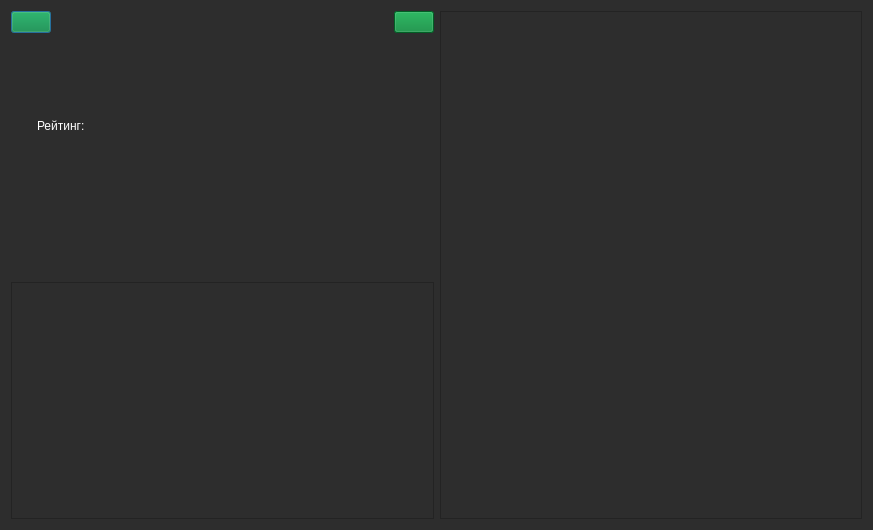
<?xml version="1.0" encoding="UTF-8"?>
<ui version="4.0">
 <class>Dialog</class>
 <widget class="QDialog" name="Dialog">
  <property name="geometry">
   <rect>
    <x>0</x>
    <y>0</y>
    <width>873</width>
    <height>530</height>
   </rect>
  </property>
  <property name="palette">
   <palette>
    <active>
     <colorrole role="WindowText">
      <brush brushstyle="SolidPattern">
       <color alpha="255">
        <red>255</red>
        <green>255</green>
        <blue>255</blue>
       </color>
      </brush>
     </colorrole>
     <colorrole role="Button">
      <brush brushstyle="SolidPattern">
       <color alpha="255">
        <red>45</red>
        <green>45</green>
        <blue>45</blue>
       </color>
      </brush>
     </colorrole>
     <colorrole role="Text">
      <brush brushstyle="SolidPattern">
       <color alpha="255">
        <red>255</red>
        <green>255</green>
        <blue>255</blue>
       </color>
      </brush>
     </colorrole>
     <colorrole role="ButtonText">
      <brush brushstyle="SolidPattern">
       <color alpha="255">
        <red>255</red>
        <green>255</green>
        <blue>255</blue>
       </color>
      </brush>
     </colorrole>
     <colorrole role="Base">
      <brush brushstyle="SolidPattern">
       <color alpha="255">
        <red>45</red>
        <green>45</green>
        <blue>45</blue>
       </color>
      </brush>
     </colorrole>
     <colorrole role="Window">
      <brush brushstyle="SolidPattern">
       <color alpha="255">
        <red>45</red>
        <green>45</green>
        <blue>45</blue>
       </color>
      </brush>
     </colorrole>
     <colorrole role="PlaceholderText">
      <brush brushstyle="SolidPattern">
       <color alpha="255">
        <red>255</red>
        <green>255</green>
        <blue>255</blue>
       </color>
      </brush>
     </colorrole>
    </active>
    <inactive>
     <colorrole role="WindowText">
      <brush brushstyle="SolidPattern">
       <color alpha="255">
        <red>255</red>
        <green>255</green>
        <blue>255</blue>
       </color>
      </brush>
     </colorrole>
     <colorrole role="Button">
      <brush brushstyle="SolidPattern">
       <color alpha="255">
        <red>45</red>
        <green>45</green>
        <blue>45</blue>
       </color>
      </brush>
     </colorrole>
     <colorrole role="Text">
      <brush brushstyle="SolidPattern">
       <color alpha="255">
        <red>255</red>
        <green>255</green>
        <blue>255</blue>
       </color>
      </brush>
     </colorrole>
     <colorrole role="ButtonText">
      <brush brushstyle="SolidPattern">
       <color alpha="255">
        <red>255</red>
        <green>255</green>
        <blue>255</blue>
       </color>
      </brush>
     </colorrole>
     <colorrole role="Base">
      <brush brushstyle="SolidPattern">
       <color alpha="255">
        <red>45</red>
        <green>45</green>
        <blue>45</blue>
       </color>
      </brush>
     </colorrole>
     <colorrole role="Window">
      <brush brushstyle="SolidPattern">
       <color alpha="255">
        <red>45</red>
        <green>45</green>
        <blue>45</blue>
       </color>
      </brush>
     </colorrole>
     <colorrole role="PlaceholderText">
      <brush brushstyle="SolidPattern">
       <color alpha="255">
        <red>255</red>
        <green>255</green>
        <blue>255</blue>
       </color>
      </brush>
     </colorrole>
    </inactive>
    <disabled>
     <colorrole role="WindowText">
      <brush brushstyle="SolidPattern">
       <color alpha="255">
        <red>255</red>
        <green>255</green>
        <blue>255</blue>
       </color>
      </brush>
     </colorrole>
     <colorrole role="Button">
      <brush brushstyle="SolidPattern">
       <color alpha="255">
        <red>45</red>
        <green>45</green>
        <blue>45</blue>
       </color>
      </brush>
     </colorrole>
     <colorrole role="Text">
      <brush brushstyle="SolidPattern">
       <color alpha="255">
        <red>255</red>
        <green>255</green>
        <blue>255</blue>
       </color>
      </brush>
     </colorrole>
     <colorrole role="ButtonText">
      <brush brushstyle="SolidPattern">
       <color alpha="255">
        <red>255</red>
        <green>255</green>
        <blue>255</blue>
       </color>
      </brush>
     </colorrole>
     <colorrole role="Base">
      <brush brushstyle="SolidPattern">
       <color alpha="255">
        <red>45</red>
        <green>45</green>
        <blue>45</blue>
       </color>
      </brush>
     </colorrole>
     <colorrole role="Window">
      <brush brushstyle="SolidPattern">
       <color alpha="255">
        <red>45</red>
        <green>45</green>
        <blue>45</blue>
       </color>
      </brush>
     </colorrole>
     <colorrole role="PlaceholderText">
      <brush brushstyle="SolidPattern">
       <color alpha="255">
        <red>255</red>
        <green>255</green>
        <blue>255</blue>
       </color>
      </brush>
     </colorrole>
    </disabled>
   </palette>
  </property>
  <property name="windowTitle">
   <string>Dialog</string>
  </property>
  <property name="styleSheet">
   <string notr="true">color: rgb(255, 255, 255);
background-color: rgb(45, 45, 45);</string>
  </property>
  <layout class="QGridLayout" name="gridLayout_3">
   <item row="0" column="0">
    <layout class="QVBoxLayout" name="verticalLayout_3">
     <item>
      <layout class="QHBoxLayout" name="horizontalLayout">
       <item>
        <widget class="QPushButton" name="btn_back">
         <property name="styleSheet">
          <string notr="true">background-color: rgb(0, 133, 52);
color: rgb(255, 255, 255);</string>
         </property>
         <property name="text">
          <string/>
         </property>
        </widget>
       </item>
       <item>
        <spacer name="horizontalSpacer">
         <property name="orientation">
          <enum>Qt::Horizontal</enum>
         </property>
         <property name="sizeHint" stdset="0">
          <size>
           <width>37</width>
           <height>17</height>
          </size>
         </property>
        </spacer>
       </item>
       <item>
        <widget class="QPushButton" name="btn_mylist">
         <property name="styleSheet">
          <string notr="true">background-color: rgb(0, 133, 52);
color: rgb(255, 255, 255);</string>
         </property>
         <property name="text">
          <string/>
         </property>
        </widget>
       </item>
      </layout>
     </item>
     <item>
      <layout class="QGridLayout" name="gridLayout_2">
       <item row="0" column="0">
        <widget class="QLabel" name="image">
         <property name="sizePolicy">
          <sizepolicy hsizetype="Preferred" vsizetype="MinimumExpanding">
           <horstretch>0</horstretch>
           <verstretch>0</verstretch>
          </sizepolicy>
         </property>
         <property name="text">
          <string/>
         </property>
        </widget>
       </item>
       <item row="0" column="1">
        <layout class="QVBoxLayout" name="verticalLayout_2">
         <item>
          <layout class="QVBoxLayout" name="verticalLayout">
           <item>
            <widget class="QLabel" name="name">
             <property name="text">
              <string/>
             </property>
            </widget>
           </item>
           <item>
            <widget class="QLabel" name="russian">
             <property name="text">
              <string/>
             </property>
            </widget>
           </item>
           <item>
            <spacer name="verticalSpacer">
             <property name="orientation">
              <enum>Qt::Vertical</enum>
             </property>
             <property name="sizeHint" stdset="0">
              <size>
               <width>20</width>
               <height>40</height>
              </size>
             </property>
            </spacer>
           </item>
           <item>
            <widget class="QLabel" name="rate">
             <property name="text">
              <string>Рейтинг:</string>
             </property>
            </widget>
           </item>
           <item>
            <layout class="QHBoxLayout" name="horizontalLayout_2">
             <item>
              <widget class="QPushButton" name="star_1">
               <property name="enabled">
                <bool>false</bool>
               </property>
               <property name="styleSheet">
                <string notr="true">color: rgb(255, 255, 255);
background-color: rgb(45, 45, 45);</string>
               </property>
               <property name="text">
                <string/>
               </property>
               <property name="autoDefault">
                <bool>false</bool>
               </property>
               <property name="flat">
                <bool>true</bool>
               </property>
              </widget>
             </item>
             <item>
              <widget class="QPushButton" name="star_2">
               <property name="enabled">
                <bool>false</bool>
               </property>
               <property name="text">
                <string/>
               </property>
               <property name="autoDefault">
                <bool>false</bool>
               </property>
               <property name="flat">
                <bool>true</bool>
               </property>
              </widget>
             </item>
             <item>
              <widget class="QPushButton" name="star_3">
               <property name="enabled">
                <bool>false</bool>
               </property>
               <property name="text">
                <string/>
               </property>
               <property name="autoDefault">
                <bool>false</bool>
               </property>
               <property name="flat">
                <bool>true</bool>
               </property>
              </widget>
             </item>
             <item>
              <widget class="QPushButton" name="star_4">
               <property name="enabled">
                <bool>false</bool>
               </property>
               <property name="text">
                <string/>
               </property>
               <property name="autoDefault">
                <bool>false</bool>
               </property>
               <property name="flat">
                <bool>true</bool>
               </property>
              </widget>
             </item>
             <item>
              <widget class="QPushButton" name="star_5">
               <property name="enabled">
                <bool>false</bool>
               </property>
               <property name="text">
                <string/>
               </property>
               <property name="autoDefault">
                <bool>false</bool>
               </property>
               <property name="flat">
                <bool>true</bool>
               </property>
              </widget>
             </item>
             <item>
              <spacer name="horizontalSpacer_2">
               <property name="orientation">
                <enum>Qt::Horizontal</enum>
               </property>
               <property name="sizeHint" stdset="0">
                <size>
                 <width>40</width>
                 <height>20</height>
                </size>
               </property>
              </spacer>
             </item>
            </layout>
           </item>
          </layout>
         </item>
        </layout>
       </item>
       <item row="0" column="2">
        <spacer name="horizontalSpacer_3">
         <property name="orientation">
          <enum>Qt::Horizontal</enum>
         </property>
         <property name="sizeHint" stdset="0">
          <size>
           <width>40</width>
           <height>20</height>
          </size>
         </property>
        </spacer>
       </item>
       <item row="1" column="0">
        <spacer name="verticalSpacer_2">
         <property name="orientation">
          <enum>Qt::Vertical</enum>
         </property>
         <property name="sizeHint" stdset="0">
          <size>
           <width>20</width>
           <height>40</height>
          </size>
         </property>
        </spacer>
       </item>
      </layout>
     </item>
     <item>
      <layout class="QGridLayout" name="gridLayout">
       <item row="0" column="0">
        <widget class="QTextEdit" name="description">
         <property name="enabled">
          <bool>false</bool>
         </property>
        </widget>
       </item>
      </layout>
     </item>
    </layout>
   </item>
   <item row="0" column="1">
    <widget class="QListWidget" name="chapters"/>
   </item>
  </layout>
 </widget>
 <resources/>
 <connections/>
</ui>
